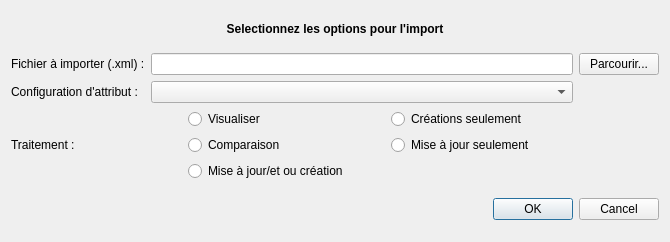
<?xml version="1.0" encoding="UTF-8"?>
<ui version="4.0">
 <class>ImportForm</class>
 <widget class="QDialog" name="ImportForm">
  <property name="geometry">
   <rect>
    <x>0</x>
    <y>0</y>
    <width>670</width>
    <height>242</height>
   </rect>
  </property>
  <property name="windowTitle">
   <string>Dialog</string>
  </property>
  <layout class="QGridLayout" name="gridLayout">
   <item row="1" column="0">
    <layout class="QGridLayout" name="gridLayout_2">
     <item row="2" column="2">
      <layout class="QGridLayout" name="choiceGridLayout">
       <item row="0" column="0">
        <widget class="QRadioButton" name="visualiseRadioButton">
         <property name="sizePolicy">
          <sizepolicy hsizetype="Maximum" vsizetype="Fixed">
           <horstretch>0</horstretch>
           <verstretch>0</verstretch>
          </sizepolicy>
         </property>
         <property name="text">
          <string>Visualiser</string>
         </property>
        </widget>
       </item>
       <item row="1" column="0">
        <widget class="QRadioButton" name="compareRadioButton">
         <property name="sizePolicy">
          <sizepolicy hsizetype="Maximum" vsizetype="Fixed">
           <horstretch>0</horstretch>
           <verstretch>0</verstretch>
          </sizepolicy>
         </property>
         <property name="text">
          <string>Comparaison</string>
         </property>
        </widget>
       </item>
       <item row="2" column="0">
        <widget class="QRadioButton" name="updatecreateRadioButton">
         <property name="sizePolicy">
          <sizepolicy hsizetype="Maximum" vsizetype="Fixed">
           <horstretch>0</horstretch>
           <verstretch>0</verstretch>
          </sizepolicy>
         </property>
         <property name="text">
          <string>Mise à jour/et ou création</string>
         </property>
        </widget>
       </item>
       <item row="0" column="1">
        <widget class="QRadioButton" name="createRadioButton">
         <property name="sizePolicy">
          <sizepolicy hsizetype="Maximum" vsizetype="Fixed">
           <horstretch>0</horstretch>
           <verstretch>0</verstretch>
          </sizepolicy>
         </property>
         <property name="text">
          <string>Créations seulement</string>
         </property>
        </widget>
       </item>
       <item row="1" column="1">
        <widget class="QRadioButton" name="updateRadioButton">
         <property name="sizePolicy">
          <sizepolicy hsizetype="Maximum" vsizetype="Fixed">
           <horstretch>0</horstretch>
           <verstretch>0</verstretch>
          </sizepolicy>
         </property>
         <property name="text">
          <string>Mise à jour seulement</string>
         </property>
        </widget>
       </item>
      </layout>
     </item>
     <item row="2" column="1">
      <widget class="QLabel" name="label_3">
       <property name="sizePolicy">
        <sizepolicy hsizetype="Maximum" vsizetype="Maximum">
         <horstretch>0</horstretch>
         <verstretch>0</verstretch>
        </sizepolicy>
       </property>
       <property name="text">
        <string>Traitement :</string>
       </property>
      </widget>
     </item>
     <item row="1" column="1">
      <widget class="QLabel" name="label_2">
       <property name="text">
        <string>Configuration d'attribut :</string>
       </property>
      </widget>
     </item>
     <item row="0" column="2">
      <widget class="QLineEdit" name="fileLineEdit"/>
     </item>
     <item row="0" column="1">
      <widget class="QLabel" name="label">
       <property name="text">
        <string>Fichier à importer (.xml) :</string>
       </property>
      </widget>
     </item>
     <item row="0" column="3">
      <widget class="QPushButton" name="browsePushButton">
       <property name="text">
        <string>Parcourir...</string>
       </property>
      </widget>
     </item>
     <item row="1" column="2">
      <widget class="QComboBox" name="configComboBox"/>
     </item>
    </layout>
   </item>
   <item row="2" column="0">
    <widget class="QDialogButtonBox" name="buttonBox">
     <property name="orientation">
      <enum>Qt::Horizontal</enum>
     </property>
     <property name="standardButtons">
      <set>QDialogButtonBox::Cancel|QDialogButtonBox::Ok</set>
     </property>
    </widget>
   </item>
   <item row="0" column="0">
    <widget class="QLabel" name="label_4">
     <property name="sizePolicy">
      <sizepolicy hsizetype="Minimum" vsizetype="Maximum">
       <horstretch>0</horstretch>
       <verstretch>0</verstretch>
      </sizepolicy>
     </property>
     <property name="font">
      <font>
       <weight>75</weight>
       <bold>true</bold>
      </font>
     </property>
     <property name="text">
      <string>Selectionnez les options pour l'import</string>
     </property>
     <property name="alignment">
      <set>Qt::AlignCenter</set>
     </property>
    </widget>
   </item>
  </layout>
 </widget>
 <resources/>
 <connections>
  <connection>
   <sender>buttonBox</sender>
   <signal>accepted()</signal>
   <receiver>ImportForm</receiver>
   <slot>accept()</slot>
   <hints>
    <hint type="sourcelabel">
     <x>248</x>
     <y>254</y>
    </hint>
    <hint type="destinationlabel">
     <x>157</x>
     <y>274</y>
    </hint>
   </hints>
  </connection>
  <connection>
   <sender>buttonBox</sender>
   <signal>rejected()</signal>
   <receiver>ImportForm</receiver>
   <slot>reject()</slot>
   <hints>
    <hint type="sourcelabel">
     <x>316</x>
     <y>260</y>
    </hint>
    <hint type="destinationlabel">
     <x>286</x>
     <y>274</y>
    </hint>
   </hints>
  </connection>
 </connections>
</ui>
